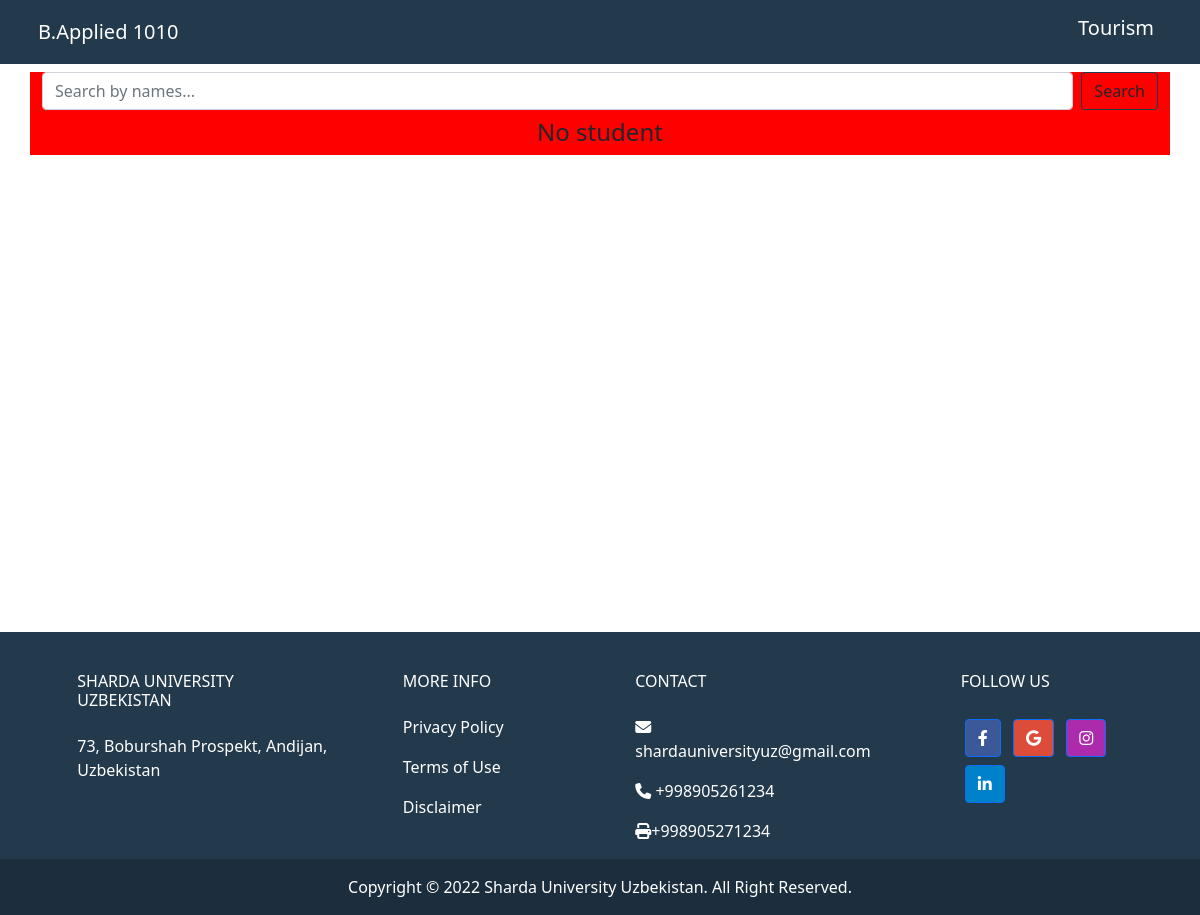
Screenshot of /group/B.Applied/1010/ with the database file from the repository.
### main/models.py (models this page shows, shortened)
class Group(models.Model):
    name = models.CharField(max_length=50)
    code = models.CharField(max_length=50, null=True, blank=True, unique=True)
    course = models.ForeignKey(Branch, on_delete=models.CASCADE, related_name='groups')
    isarchive = models.BooleanField(default=False)

class Specialization(models.Model):
    name = models.CharField(max_length=100, null=True)
    branch = models.ForeignKey(Branch, on_delete=models.CASCADE, related_name='faculty', null=True)

### main/views.py (the view)
# urls.py: path('group/<str:name>/<str:code>/', views.group , name='group'),
def group(request, name, code):
    global group
    group = Group.objects.get(code = code)
    spec = Specialization.objects.filter(branch = group.course)
    search = request.GET.get('search')
    if search:
        search = search.capitalize()
        print(search)
        students = group.students.filter(name__startswith = search)
    else:
        students = group.students.all()
    return render(request, 'group.html', {"specs" : spec, 'students': students, 'group' : group})

### templates/group.html (shortened to what this page needs)
{% load static %}
<!DOCTYPE html>
<html lang="en">
<head>
  <link href="https://cdn.jsdelivr.net/npm/bootstrap@5.0.2/dist/css/bootstrap.min.css" rel="stylesheet"
>
  <link rel="stylesheet" href="../styles/groups.css">
  <link rel="stylesheet" href="https://cdnjs.cloudflare.com/ajax/libs/font-awesome/6.1.1/css/all.min.css"
 />
</head>
<body>
  <header style="background-color:#23394c;color:white">
    <nav class="nav d-flex justify-content-between container navbar navbar-expand-sm  p-2">
      <div>
        <a class="navbar-brand text-dark h1 text-bold text-white" href="#">{{group.name}} {{group.code}}</a>
      </div>
      <div>
        <ul class="list-unstyled navbar-nav">
          {% for spec in specs %}
          <li class="nav-item"><a class="text-decoration-none nav-link text-white h5"
              href="{% url 'spec'  spec.id %}">{{spec.name}}</a></li>
          {% endfor %}
        </ul>
      </div>
    </nav>
  </header>
  <div style="min-height:70vh">
    <main class="content container">
      <form class="d-flex my-2" method="GET">
        <input class="form-control search-input me-2" type="search" name="search" placeholder="Search by names..."
          aria-label="Search">
        <button class="btn btn-outline-dark submit" type="submit">Search</button>
      </form>
      <table class="table table-bordered table-responsive">
        <thead>
          {% if students %}
          <tr>
            <th>Full Name</th>
            <th>Unique ID</th>
            <th>Specialization</th>
            <th>SGPA</th>
          </tr>
        </thead>
        <tbody>
          {% for student in students %}
          <tr>
            <td><a class="text-decoration-none" style="color:#1b5d9b;"
                href="{% url 'studentinfo' student.name student.id %}"> {{student.name}}
              </a></td>
            <td>{{student.unique_id}}</td>
            <td>{{student.specializetion}}</td>
            <td>{{student.sgpa}}</td>
          </tr>
          {% endfor %}
          {% else %}
          <h1 class="text-center fw-normal fs-4"> No student </h1>
          {% endif %}
      </table>
    </main>
  </div>
  <div>
    <footer class="text-center text-lg-start text-white" style="background-color: #23394c">
      <div class="container p-4 pb-0">
        <section class="">
          <div class="row">
            <div class="col-md-3 col-lg-3 col-xl-3 mx-auto mt-3">
              <h6 class="text-uppercase mb-4 font-weight-bold">
                Sharda University Uzbekistan
              </h6>
              <p>
                73, Boburshah Prospekt, Andijan, Uzbekistan
              </p>
            </div>
            <div class="col-md-2 col-lg-2 col-xl-2 mx-auto mt-3">
              <h6 class="text-uppercase mb-4 font-weight-bold">More Info</h6>
              <p>
                <a target="_blank" href="https://www.shardauniversity.uz/privacy-policy"
                  class="text-white text-decoration-none">Privacy
                  Policy</a>
              </p>
              <p>
                <a target="_blank" href="https://www.shardauniversity.uz/terms-of-use"
                  class="text-white text-decoration-none">Terms of
                  Use</a>
              </p>
              <p>
                <a target="_blank" href="https://www.shardauniversity.uz/disclaimer"
                  class="text-white text-decoration-none">Disclaimer</a>
              </p>
            </div>
            <div class="col-md-4 col-lg-3 col-xl-3 mx-auto mt-3">
              <h6 class="text-uppercase mb-4 font-weight-bold">Contact</h6>
              <p><i class="fas fa-envelope mr-3"></i> shardauniversityuz@gmail.com</p>
              <p><i class="fas fa-phone mr-3"></i> +998905261234</p>
              <p><i class="fas fa-print mr-3"></i>+998905271234</p>
            </div>
            <div class="col-md-3 col-lg-2 col-xl-2 mx-auto mt-3">
              <h6 class="text-uppercase mb-4 font-weight-bold">Follow us</h6>
              <a target="_blank" class="btn btn-primary btn-floating m-1" style="background-color: #3b5998"
                href="https://www.facebook.com/ShardaUniversityUzbekistan" role="button"><i
                  class="fab fa-facebook-f"></i></a>
              <a target="_blank" class="btn btn-primary btn-floating m-1" style="background-color: #dd4b39"
                href="https://www.shardauniversity.uz/" role="button"><i class="fab fa-google"></i></a>
              <a target="_blank" class="btn btn-primary btn-floating m-1" style="background-color: #ac2bac"
                href="https://instagram.com/shardauniuz?igshid=YmMyMTA2M2Y=" role="button"><i
                  class="fab fa-instagram"></i></a>
              <a target="_blank" class="btn btn-primary btn-floating m-1" style="background-color: #0082ca"
                href="https://www.linkedin.com/company/sharda-university-uzbekistan/" role="button"><i
                  class="fab fa-linkedin-in"></i></a>
            </div>
          </div>
        </section>
      </div>
      <div class="text-center p-3" style="background-color: rgba(0, 0, 0, 0.2)">
        Copyright © <span id="year"></span> Sharda University Uzbekistan. All Right Reserved.
      </div>
    </footer>
  </div>
</body>
</html>

### static/styles/groups.css (style rules this page uses)
* { margin: 0; padding: 0; box-sizing: border-box; }
.nav { display: flex; justify-content: space-around; }
.content { background-color: red; }
.submit { border: 1px solid #23394c; }

### rows the page displays
Group: name "B.Applied", code "1010"
Specialization: name "Tourism"
